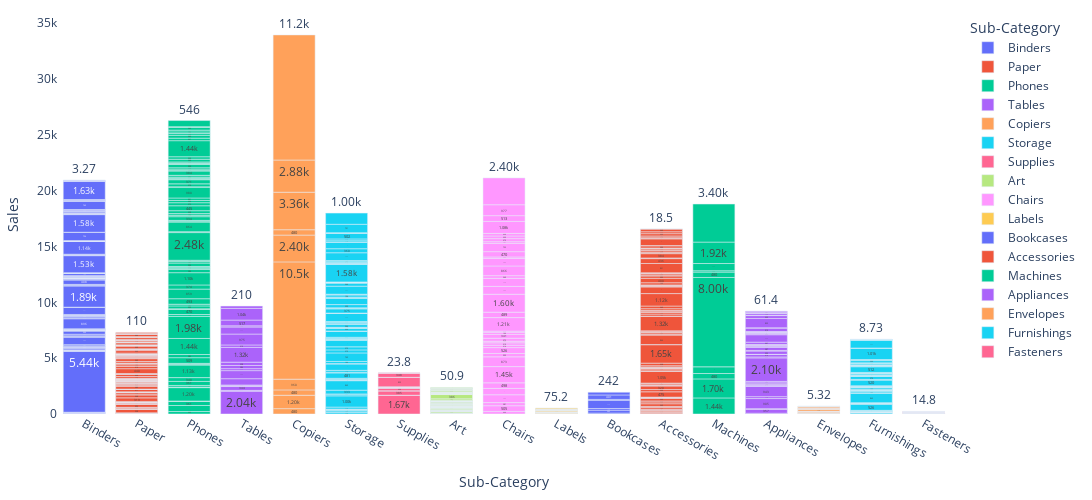

Notebook source saved alongside this figure:
### Code cell
#Interactive hystogram
import plotly.express as px
fig = px.bar(df, x='Sub-Category', y='Sales', text='Sales',
           	color ='Sub-Category')
fig.update_traces(texttemplate='%{text:.3s}', textposition='outside')
fig.update_layout({'plot_bgcolor': 'white',
                          	'paper_bgcolor': 'white'})
fig.update_layout(width=1100, height=500,
               margin = dict(t=15, l=15, r=15, b=15))
fig.show()

### Figure 1 — Plotly figure (JSON) as saved in the notebook; plotly's stock layout.template omitted (floating-point values rounded to 4 significant figures)
{"data": [{"alignmentgroup": "True", "hovertemplate": "Sub-Category=%{x}<br>Sales=%{text}<extra></extra>", "legendgroup": "Binders", "marker": {"color": "#636efa", "pattern": {"shape": ""}}, "name": "Binders", "offsetgroup": "Binders", "orientation": "v", "showlegend": true, "text": [11.54, 14.95, 21.96, 24.82, 38.39, 13.46, 16.03, 9.024, 10.8, 5444.0, 36.4, 41.28, 41.26, 24.32, 117.5, 124.8, 9.584, 18.28, 18.24, 150.8, 17.46, 5.346, 680.0, 13.13, 83.92, 8.26, 146.9, 299.5, 3.564, 21.31, 33.74, 11.52, 58.34, 1.908, 20.72, 38.16, 895.9, 82.4, 7.476, 153.6, 2.88, 39.58, 3.856, 61.04, 33.57, 631.2, 3.168, 10.4, 12.82, 1890.0, 54.9, 68.47, 11.81, 8.32, 408.0, 13.84, 14.02, 95.97, 4.24, 18.72, 18.37, 2.296, 19.68, 5.984, 73.34, 15.53, 1.68, 34.5, 10.36, 54.9, 183.0, 19.01, 9.984, 26.55, 13.9, 6.27, 1525.0, 26.16, 13.92, 4.554, 83.92, 1.188, 1141.0, 23.88, 10.33, 3.882, 46.67, 736.0, 5.682, 1578.0, 58.05, 20.16, 49.53, 33.44, 13.13, 119.6, 12.67, 102.4, 25.12, 15.92, 1.641, 762.6, 2.78, 33.93, 9.144, 7.312, 76.78, 3.132, 1633.0, 2.808, 3.168, 86.38, 3.273], "textposition": "outside", "texttemplate": "%{text:.3s}", "type": "bar", "x": ["Binders", "Binders", "Binders", "Binders", "Binders", "Binders", "Binders", "Binders", "Binders", "Binders", "Binders", "Binders", "Binders", "Binders", "Binders", "Binders", "Binders", "Binders", "Binders", "Binders", "Binders", "Binders", "Binders", "Binders", "Binders", "Binders", "Binders", "Binders", "Binders", "Binders", "Binders", "Binders", "Binders", "Binders", "Binders", "Binders", "Binders", "Binders", "Binders", "Binders", "Binders", "Binders", "Binders", "Binders", "Binders", "Binders", "Binders", "Binders", "Binders", "Binders", "Binders", "Binders", "Binders", "Binders", "Binders", "Binders", "Binders", "Binders", "Binders", "Binders", "Binders", "Binders", "Binders", "Binders", "Binders", "Binders", "Binders", "Binders", "Binders", "Binders", "Binders", "Binders", "Binders", "Binders", "Binders", "Binders", "Binders", "Binders", "Binders", "Binders", "Binders", "Binders", "Binders", "Binders", "Binders", "Binders", "Binders", "Binders", "Binders", "Binders", "Binders", "Binders", "Binders", "Binders", "Binders", "Binders", "Binders", "Binders", "Binders", "Binders", "Binders", "Binders", "Binders", "Binders", "Binders", "Binders", "Binders", "Binders", "Binders", "Binders", "Binders", "Binders", "Binders"], "xaxis": "x", "y": [11.54, 14.95, 21.96, 24.82, 38.39, 13.46, 16.03, 9.024, 10.8, 5444.0, 36.4, 41.28, 41.26, 24.32, 117.5, 124.8, 9.584, 18.28, 18.24, 150.8, 17.46, 5.346, 680.0, 13.13, 83.92, 8.26, 146.9, 299.5, 3.564, 21.31, 33.74, 11.52, 58.34, 1.908, 20.72, 38.16, 895.9, 82.4, 7.476, 153.6, 2.88, 39.58, 3.856, 61.04, 33.57, 631.2, 3.168, 10.4, 12.82, 1890.0, 54.9, 68.47, 11.81, 8.32, 408.0, 13.84, 14.02, 95.97, 4.24, 18.72, 18.37, 2.296, 19.68, 5.984, 73.34, 15.53, 1.68, 34.5, 10.36, 54.9, 183.0, 19.01, 9.984, 26.55, 13.9, 6.27, 1525.0, 26.16, 13.92, 4.554, 83.92, 1.188, 1141.0, 23.88, 10.33, 3.882, 46.67, 736.0, 5.682, 1578.0, 58.05, 20.16, 49.53, 33.44, 13.13, 119.6, 12.67, 102.4, 25.12, 15.92, 1.641, 762.6, 2.78, 33.93, 9.144, 7.312, 76.78, 3.132, 1633.0, 2.808, 3.168, 86.38, 3.273], "yaxis": "y"}, {"alignmentgroup": "True", "hovertemplate": "Sub-Category=%{x}<br>Sales=%{text}<extra></extra>", "legendgroup": "Paper", "marker": {"color": "#EF553B", "pattern": {"shape": ""}}, "name": "Paper", "offsetgroup": "Paper", "orientation": "v", "showlegend": true, "text": [15.55, 12.96, 16.9, 19.44, 25.92, 15.98, 307.8, 32.4, 97.82, 10.37, 45.68, 251.6, 49.12, 76.86, 28.9, 14.62, 38.88, 8.448, 10.37, 46.76, 319.0, 268.2, 19.44, 167.9, 25.34, 10.69, 40.08, 10.56, 211.0, 15.55, 12.96, 5.184, 279.9, 6.48, 8.56, 83.88, 87.92, 25.92, 54.82, 91.84, 10.82, 25.92, 20.54, 5.184, 27.74, 46.96, 12.96, 39.96, 19.44, 31.1, 32.4, 16.27, 36.29, 158.3, 219.8, 11.95, 16.03, 12.96, 440.2, 209.7, 139.9, 104.8, 26.72, 11.54, 143.9, 15.55, 244.6, 70.98, 20.74, 15.55, 9.248, 96.08, 47.95, 28.67, 40.99, 61.96, 6.68, 10.37, 19.44, 73.01, 223.1, 92.94, 12.96, 35.88, 19.44, 229.5, 79.92, 26.38, 10.37, 6.672, 189.7, 10.85, 7.968, 41.86, 19.44, 115.3, 37.94, 58.32, 166.4, 12.96, 12.96, 63.31, 204.9, 44.78, 5.78, 13.52, 109.9], "textposition": "outside", "texttemplate": "%{text:.3s}", "type": "bar", "x": ["Paper", "Paper", "Paper", "Paper", "Paper", "Paper", "Paper", "Paper", "Paper", "Paper", "Paper", "Paper", "Paper", "Paper", "Paper", "Paper", "Paper", "Paper", "Paper", "Paper", "Paper", "Paper", "Paper", "Paper", "Paper", "Paper", "Paper", "Paper", "Paper", "Paper", "Paper", "Paper", "Paper", "Paper", "Paper", "Paper", "Paper", "Paper", "Paper", "Paper", "Paper", "Paper", "Paper", "Paper", "Paper", "Paper", "Paper", "Paper", "Paper", "Paper", "Paper", "Paper", "Paper", "Paper", "Paper", "Paper", "Paper", "Paper", "Paper", "Paper", "Paper", "Paper", "Paper", "Paper", "Paper", "Paper", "Paper", "Paper", "Paper", "Paper", "Paper", "Paper", "Paper", "Paper", "Paper", "Paper", "Paper", "Paper", "Paper", "Paper", "Paper", "Paper", "Paper", "Paper", "Paper", "Paper", "Paper", "Paper", "Paper", "Paper", "Paper", "Paper", "Paper", "Paper", "Paper", "Paper", "Paper", "Paper", "Paper", "Paper", "Paper", "Paper", "Paper", "Paper", "Paper", "Paper", "Paper"], "xaxis": "x", "y": [15.55, 12.96, 16.9, 19.44, 25.92, 15.98, 307.8, 32.4, 97.82, 10.37, 45.68, 251.6, 49.12, 76.86, 28.9, 14.62, 38.88, 8.448, 10.37, 46.76, 319.0, 268.2, 19.44, 167.9, 25.34, 10.69, 40.08, 10.56, 211.0, 15.55, 12.96, 5.184, 279.9, 6.48, 8.56, 83.88, 87.92, 25.92, 54.82, 91.84, 10.82, 25.92, 20.54, 5.184, 27.74, 46.96, 12.96, 39.96, 19.44, 31.1, 32.4, 16.27, 36.29, 158.3, 219.8, 11.95, 16.03, 12.96, 440.2, 209.7, 139.9, 104.8, 26.72, 11.54, 143.9, 15.55, 244.6, 70.98, 20.74, 15.55, 9.248, 96.08, 47.95, 28.67, 40.99, 61.96, 6.68, 10.37, 19.44, 73.01, 223.1, 92.94, 12.96, 35.88, 19.44, 229.5, 79.92, 26.38, 10.37, 6.672, 189.7, 10.85, 7.968, 41.86, 19.44, 115.3, 37.94, 58.32, 166.4, 12.96, 12.96, 63.31, 204.9, 44.78, 5.78, 13.52, 109.9], "yaxis": "y"}, {"alignmentgroup": "True", "hovertemplate": "Sub-Category=%{x}<br>Sales=%{text}<extra></extra>", "legendgroup": "Phones", "marker": {"color": "#00cc96", "pattern": {"shape": ""}}, "name": "Phones", "offsetgroup": "Phones", "orientation": "v", "showlegend": true, "text": [222.0, 540.0, 361.4, 39.99, 1200.0, 52.79, 140.7, 361.4, 340.0, 1128.0, 39.99, 108.6, 508.8, 282.0, 1440.0, 1980.0, 164.4, 470.4, 39.96, 258.5, 151.2, 492.8, 859.2, 374.4, 1098.0, 285.6, 118.7, 95.99, 55.99, 302.4, 132.0, 120.0, 2480.0, 82.8, 863.9, 31.97, 89.9, 22, 333.6, 128.8, 147.2, 258.0, 444.8, 272.0, 201.6, 220.8, 980.0, 15.98, 270.0, 370.8, 69.93, 71.98, 90.93, 160.9, 384.0, 97.98, 16.68, 168.0, 300.0, 79.1, 65.99, 89.99, 240.0, 219.8, 1440.0, 227.5, 259.9, 158.4, 137.9, 160.8, 240.0, 71.95, 546.1], "textposition": "outside", "texttemplate": "%{text:.3s}", "type": "bar", "x": ["Phones", "Phones", "Phones", "Phones", "Phones", "Phones", "Phones", "Phones", "Phones", "Phones", "Phones", "Phones", "Phones", "Phones", "Phones", "Phones", "Phones", "Phones", "Phones", "Phones", "Phones", "Phones", "Phones", "Phones", "Phones", "Phones", "Phones", "Phones", "Phones", "Phones", "Phones", "Phones", "Phones", "Phones", "Phones", "Phones", "Phones", "Phones", "Phones", "Phones", "Phones", "Phones", "Phones", "Phones", "Phones", "Phones", "Phones", "Phones", "Phones", "Phones", "Phones", "Phones", "Phones", "Phones", "Phones", "Phones", "Phones", "Phones", "Phones", "Phones", "Phones", "Phones", "Phones", "Phones", "Phones", "Phones", "Phones", "Phones", "Phones", "Phones", "Phones", "Phones", "Phones"], "xaxis": "x", "y": [222.0, 540.0, 361.4, 39.99, 1200.0, 52.79, 140.7, 361.4, 340.0, 1128.0, 39.99, 108.6, 508.8, 282.0, 1440.0, 1980.0, 164.4, 470.4, 39.96, 258.5, 151.2, 492.8, 859.2, 374.4, 1098.0, 285.6, 118.7, 95.99, 55.99, 302.4, 132.0, 120.0, 2480.0, 82.8, 863.9, 31.97, 89.9, 22, 333.6, 128.8, 147.2, 258.0, 444.8, 272.0, 201.6, 220.8, 980.0, 15.98, 270.0, 370.8, 69.93, 71.98, 90.93, 160.9, 384.0, 97.98, 16.68, 168.0, 300.0, 79.1, 65.99, 89.99, 240.0, 219.8, 1440.0, 227.5, 259.9, 158.4, 137.9, 160.8, 240.0, 71.95, 546.1], "yaxis": "y"}, {"alignmentgroup": "True", "hovertemplate": "Sub-Category=%{x}<br>Sales=%{text}<extra></extra>", "legendgroup": "Tables", "marker": {"color": "#ab63fa", "pattern": {"shape": ""}}, "name": "Tables", "offsetgroup": "Tables", "orientation": "v", "showlegend": true, "text": [2037.0, 79.97, 343.9, 70.98, 66.64, 562.3, 721.9, 177.2, 284.4, 298.1, 1322.0, 219.1, 975.0, 630.0, 102.4, 517.4, 1045.0, 210.0], "textposition": "outside", "texttemplate": "%{text:.3s}", "type": "bar", "x": ["Tables", "Tables", "Tables", "Tables", "Tables", "Tables", "Tables", "Tables", "Tables", "Tables", "Tables", "Tables", "Tables", "Tables", "Tables", "Tables", "Tables", "Tables"], "xaxis": "x", "y": [2037.0, 79.97, 343.9, 70.98, 66.64, 562.3, 721.9, 177.2, 284.4, 298.1, 1322.0, 219.1, 975.0, 630.0, 102.4, 517.4, 1045.0, 210.0], "yaxis": "y"}, {"alignmentgroup": "True", "hovertemplate": "Sub-Category=%{x}<br>Sales=%{text}<extra></extra>", "legendgroup": "Copiers", "marker": {"color": "#FFA15A", "pattern": {"shape": ""}}, "name": "Copiers", "offsetgroup": "Copiers", "orientation": "v", "showlegend": true, "text": [480.0, 1200.0, 480.0, 960.0, 10500.0, 2400.0, 480.0, 3360.0, 2880.0, 11200.0], "textposition": "outside", "texttemplate": "%{text:.3s}", "type": "bar", "x": ["Copiers", "Copiers", "Copiers", "Copiers", "Copiers", "Copiers", "Copiers", "Copiers", "Copiers", "Copiers"], "xaxis": "x", "y": [480.0, 1200.0, 480.0, 960.0, 10500.0, 2400.0, 480.0, 3360.0, 2880.0, 11200.0], "yaxis": "y"}, {"alignmentgroup": "True", "hovertemplate": "Sub-Category=%{x}<br>Sales=%{text}<extra></extra>", "legendgroup": "Storage", "marker": {"color": "#19d3f3", "pattern": {"shape": ""}}, "name": "Storage", "offsetgroup": "Storage", "orientation": "v", "showlegend": true, "text": [127.9, 143.7, 59.71, 70.26, 40.29, 177.6, 1004.0, 166.7, 10.48, 333.1, 848.5, 56.56, 33.29, 10.68, 114.3, 481.3, 61.57, 169.7, 572.6, 31.16, 191.9, 763.4, 272.9, 272.9, 580.7, 64.78, 65.12, 45.25, 99.87, 544.4, 16.78, 228.9, 54.5, 48.86, 243.9, 81.36, 95.94, 99.87, 725.8, 29.79, 375.3, 39.9, 51.17, 290.3, 571.4, 32.7, 63.84, 193.9, 35.48, 31.44, 720.8, 264.3, 83.76, 14.9, 14.03, 4.768, 1575.0, 37.39, 54.19, 13.72, 81.4, 106.0, 37.68, 704.8, 360.4, 577.6, 8.928, 118.2, 173.8, 501.8, 10.9, 46.26, 750.7, 1000.0], "textposition": "outside", "texttemplate": "%{text:.3s}", "type": "bar", "x": ["Storage", "Storage", "Storage", "Storage", "Storage", "Storage", "Storage", "Storage", "Storage", "Storage", "Storage", "Storage", "Storage", "Storage", "Storage", "Storage", "Storage", "Storage", "Storage", "Storage", "Storage", "Storage", "Storage", "Storage", "Storage", "Storage", "Storage", "Storage", "Storage", "Storage", "Storage", "Storage", "Storage", "Storage", "Storage", "Storage", "Storage", "Storage", "Storage", "Storage", "Storage", "Storage", "Storage", "Storage", "Storage", "Storage", "Storage", "Storage", "Storage", "Storage", "Storage", "Storage", "Storage", "Storage", "Storage", "Storage", "Storage", "Storage", "Storage", "Storage", "Storage", "Storage", "Storage", "Storage", "Storage", "Storage", "Storage", "Storage", "Storage", "Storage", "Storage", "Storage", "Storage", "Storage"], "xaxis": "x", "y": [127.9, 143.7, 59.71, 70.26, 40.29, 177.6, 1004.0, 166.7, 10.48, 333.1, 848.5, 56.56, 33.29, 10.68, 114.3, 481.3, 61.57, 169.7, 572.6, 31.16, 191.9, 763.4, 272.9, 272.9, 580.7, 64.78, 65.12, 45.25, 99.87, 544.4, 16.78, 228.9, 54.5, 48.86, 243.9, 81.36, 95.94, 99.87, 725.8, 29.79, 375.3, 39.9, 51.17, 290.3, 571.4, 32.7, 63.84, 193.9, 35.48, 31.44, 720.8, 264.3, 83.76, 14.9, 14.03, 4.768, 1575.0, 37.39, 54.19, 13.72, 81.4, 106.0, 37.68, 704.8, 360.4, 577.6, 8.928, 118.2, 173.8, 501.8, 10.9, 46.26, 750.7, 1000.0], "yaxis": "y"}, {"alignmentgroup": "True", "hovertemplate": "Sub-Category=%{x}<br>Sales=%{text}<extra></extra>", "legendgroup": "Supplies", "marker": {"color": "#FF6692", "pattern": {"shape": ""}}, "name": "Supplies", "offsetgroup": "Supplies", "orientation": "v", "showlegend": true, "text": [1666.0, 14.72, 384.6, 21.96, 238.6, 4.36, 5.552, 49.5, 25.5, 17.22, 17.76, 835.2, 6.208, 347.6, 25.02, 23.76], "textposition": "outside", "texttemplate": "%{text:.3s}", "type": "bar", "x": ["Supplies", "Supplies", "Supplies", "Supplies", "Supplies", "Supplies", "Supplies", "Supplies", "Supplies", "Supplies", "Supplies", "Supplies", "Supplies", "Supplies", "Supplies", "Supplies"], "xaxis": "x", "y": [1666.0, 14.72, 384.6, 21.96, 238.6, 4.36, 5.552, 49.5, 25.5, 17.22, 17.76, 835.2, 6.208, 347.6, 25.02, 23.76], "yaxis": "y"}, {"alignmentgroup": "True", "hovertemplate": "Sub-Category=%{x}<br>Sales=%{text}<extra></extra>", "legendgroup": "Art", "marker": {"color": "#B6E880", "pattern": {"shape": ""}}, "name": "Art", "offsetgroup": "Art", "orientation": "v", "showlegend": true, "text": [23.1, 4.704, 18.7, 12.84, 5.248, 9.344, 10.64, 101.9, 34.65, 11.16, 5.98, 32.78, 6.63, 13.9, 16.4, 40.88, 31.74, 13.9, 16.52, 95.92, 7.58, 55.33, 2.48, 8.76, 38.82, 12.26, 8.016, 23.36, 23.83, 6.63, 19.73, 23.1, 35.71, 54.34, 27.17, 12.42, 17.12, 34.24, 5.248, 4.17, 35.4, 38.86, 16.56, 75.48, 6.672, 13.34, 6.56, 5.304, 20.64, 7.056, 8.256, 3.52, 13.25, 47.96, 131.9, 385.6, 17.86, 8.8, 17.28, 30.32, 6.72, 27.76, 11.76, 9.912, 17.12, 36.44, 7.872, 11.33, 6.99, 12.16, 99.2, 31.78, 15.92, 9.912, 6.368, 109.9, 10.19, 11.68, 5.76, 5.16, 8.94, 47.62, 50.94], "textposition": "outside", "texttemplate": "%{text:.3s}", "type": "bar", "x": ["Art", "Art", "Art", "Art", "Art", "Art", "Art", "Art", "Art", "Art", "Art", "Art", "Art", "Art", "Art", "Art", "Art", "Art", "Art", "Art", "Art", "Art", "Art", "Art", "Art", "Art", "Art", "Art", "Art", "Art", "Art", "Art", "Art", "Art", "Art", "Art", "Art", "Art", "Art", "Art", "Art", "Art", "Art", "Art", "Art", "Art", "Art", "Art", "Art", "Art", "Art", "Art", "Art", "Art", "Art", "Art", "Art", "Art", "Art", "Art", "Art", "Art", "Art", "Art", "Art", "Art", "Art", "Art", "Art", "Art", "Art", "Art", "Art", "Art", "Art", "Art", "Art", "Art", "Art", "Art", "Art", "Art", "Art"], "xaxis": "x", "y": [23.1, 4.704, 18.7, 12.84, 5.248, 9.344, 10.64, 101.9, 34.65, 11.16, 5.98, 32.78, 6.63, 13.9, 16.4, 40.88, 31.74, 13.9, 16.52, 95.92, 7.58, 55.33, 2.48, 8.76, 38.82, 12.26, 8.016, 23.36, 23.83, 6.63, 19.73, 23.1, 35.71, 54.34, 27.17, 12.42, 17.12, 34.24, 5.248, 4.17, 35.4, 38.86, 16.56, 75.48, 6.672, 13.34, 6.56, 5.304, 20.64, 7.056, 8.256, 3.52, 13.25, 47.96, 131.9, 385.6, 17.86, 8.8, 17.28, 30.32, 6.72, 27.76, 11.76, 9.912, 17.12, 36.44, 7.872, 11.33, 6.99, 12.16, 99.2, 31.78, 15.92, 9.912, 6.368, 109.9, 10.19, 11.68, 5.76, 5.16, 8.94, 47.62, 50.94], "yaxis": "y"}, {"alignmentgroup": "True", "hovertemplate": "Sub-Category=%{x}<br>Sales=%{text}<extra></extra>", "legendgroup": "Chairs", "marker": {"color": "#FF97FF", "pattern": {"shape": ""}}, "name": "Chairs", "offsetgroup": "Chairs", "orientation": "v", "showlegend": true, "text": [233.1, 504.9, 280.8, 702.0, 569.6, 498.3, 1455.0, 872.9, 302.9, 526.3, 215.5, 209.6, 145.8, 271.8, 340.7, 195.1, 97.57, 1208.0, 488.6, 1603.0, 702.0, 723.9, 240.0, 866.4, 684.0, 127.4, 470.3, 751.9, 141.4, 272.6, 239.4, 225.3, 1079.0, 513.0, 977.3, 2405.0], "textposition": "outside", "texttemplate": "%{text:.3s}", "type": "bar", "x": ["Chairs", "Chairs", "Chairs", "Chairs", "Chairs", "Chairs", "Chairs", "Chairs", "Chairs", "Chairs", "Chairs", "Chairs", "Chairs", "Chairs", "Chairs", "Chairs", "Chairs", "Chairs", "Chairs", "Chairs", "Chairs", "Chairs", "Chairs", "Chairs", "Chairs", "Chairs", "Chairs", "Chairs", "Chairs", "Chairs", "Chairs", "Chairs", "Chairs", "Chairs", "Chairs", "Chairs"], "xaxis": "x", "y": [233.1, 504.9, 280.8, 702.0, 569.6, 498.3, 1455.0, 872.9, 302.9, 526.3, 215.5, 209.6, 145.8, 271.8, 340.7, 195.1, 97.57, 1208.0, 488.6, 1603.0, 702.0, 723.9, 240.0, 866.4, 684.0, 127.4, 470.3, 751.9, 141.4, 272.6, 239.4, 225.3, 1079.0, 513.0, 977.3, 2405.0], "yaxis": "y"}, {"alignmentgroup": "True", "hovertemplate": "Sub-Category=%{x}<br>Sales=%{text}<extra></extra>", "legendgroup": "Labels", "marker": {"color": "#FECB52", "pattern": {"shape": ""}}, "name": "Labels", "offsetgroup": "Labels", "orientation": "v", "showlegend": true, "text": [14.4, 7.968, 14.73, 20.66, 11.07, 5.904, 50.4, 9.82, 6, 5.04, 9.856, 12.39, 17.71, 3.75, 72.45, 43.86, 14.73, 11.07, 5.78, 29.6, 5.76, 5.76, 11.95, 13.05, 21.93, 15.94, 25.83, 75.18], "textposition": "outside", "texttemplate": "%{text:.3s}", "type": "bar", "x": ["Labels", "Labels", "Labels", "Labels", "Labels", "Labels", "Labels", "Labels", "Labels", "Labels", "Labels", "Labels", "Labels", "Labels", "Labels", "Labels", "Labels", "Labels", "Labels", "Labels", "Labels", "Labels", "Labels", "Labels", "Labels", "Labels", "Labels", "Labels"], "xaxis": "x", "y": [14.4, 7.968, 14.73, 20.66, 11.07, 5.904, 50.4, 9.82, 6, 5.04, 9.856, 12.39, 17.71, 3.75, 72.45, 43.86, 14.73, 11.07, 5.78, 29.6, 5.76, 5.76, 11.95, 13.05, 21.93, 15.94, 25.83, 75.18], "yaxis": "y"}, {"alignmentgroup": "True", "hovertemplate": "Sub-Category=%{x}<br>Sales=%{text}<extra></extra>", "legendgroup": "Bookcases", "marker": {"color": "#636efa", "pattern": {"shape": ""}}, "name": "Bookcases", "offsetgroup": "Bookcases", "orientation": "v", "showlegend": true, "text": [81.94, 262.0, 148.3, 723.9, 89.99, 400.8, 242.0], "textposition": "outside", "texttemplate": "%{text:.3s}", "type": "bar", "x": ["Bookcases", "Bookcases", "Bookcases", "Bookcases", "Bookcases", "Bookcases", "Bookcases"], "xaxis": "x", "y": [81.94, 262.0, 148.3, 723.9, 89.99, 400.8, 242.0], "yaxis": "y"}, {"alignmentgroup": "True", "hovertemplate": "Sub-Category=%{x}<br>Sales=%{text}<extra></extra>", "legendgroup": "Accessories", "marker": {"color": "#EF553B", "pattern": {"shape": ""}}, "name": "Accessories", "offsetgroup": "Accessories", "orientation": "v", "showlegend": true, "text": [47.98, 85.2, 116.3, 71, 59.97, 52, 143.7, 95.98, 6.9, 240.0, 160.0, 95.98, 239.9, 20.37, 59.97, 18, 474.9, 199.8, 320.0, 39.26, 59.97, 99.99, 62.35, 1049.0, 43.5, 160.0, 54.38, 41.6, 79.99, 16.59, 111.8, 228.0, 1650.0, 14.2, 843.9, 50, 149.9, 59.98, 46.86, 74.11, 1320.0, 2.97, 179.9, 159.8, 59.98, 99.99, 160.0, 240.0, 1116.0, 595, 71.98, 24, 39.98, 47.99, 192.0, 399.9, 205.0, 79.99, 120.0, 58.58, 29, 831.2, 435.8, 60.86, 384.0, 71.98, 82.95, 128.0, 132.5, 39.98, 47.97, 200.0, 19.99, 600.0, 47.98, 113.5, 104.8, 199.9, 169.1, 240.0, 18.53], "textposition": "outside", "texttemplate": "%{text:.3s}", "type": "bar", "x": ["Accessories", "Accessories", "Accessories", "Accessories", "Accessories", "Accessories", "Accessories", "Accessories", "Accessories", "Accessories", "Accessories", "Accessories", "Accessories", "Accessories", "Accessories", "Accessories", "Accessories", "Accessories", "Accessories", "Accessories", "Accessories", "Accessories", "Accessories", "Accessories", "Accessories", "Accessories", "Accessories", "Accessories", "Accessories", "Accessories", "Accessories", "Accessories", "Accessories", "Accessories", "Accessories", "Accessories", "Accessories", "Accessories", "Accessories", "Accessories", "Accessories", "Accessories", "Accessories", "Accessories", "Accessories", "Accessories", "Accessories", "Accessories", "Accessories", "Accessories", "Accessories", "Accessories", "Accessories", "Accessories", "Accessories", "Accessories", "Accessories", "Accessories", "Accessories", "Accessories", "Accessories", "Accessories", "Accessories", "Accessories", "Accessories", "Accessories", "Accessories", "Accessories", "Accessories", "Accessories", "Accessories", "Accessories", "Accessories", "Accessories", "Accessories", "Accessories", "Accessories", "Accessories", "Accessories", "Accessories", "Accessories"], "xaxis": "x", "y": [47.98, 85.2, 116.3, 71, 59.97, 52, 143.7, 95.98, 6.9, 240.0, 160.0, 95.98, 239.9, 20.37, 59.97, 18, 474.9, 199.8, 320.0, 39.26, 59.97, 99.99, 62.35, 1049.0, 43.5, 160.0, 54.38, 41.6, 79.99, 16.59, 111.8, 228.0, 1650.0, 14.2, 843.9, 50, 149.9, 59.98, 46.86, 74.11, 1320.0, 2.97, 179.9, 159.8, 59.98, 99.99, 160.0, 240.0, 1116.0, 595, 71.98, 24, 39.98, 47.99, 192.0, 399.9, 205.0, 79.99, 120.0, 58.58, 29, 831.2, 435.8, 60.86, 384.0, 71.98, 82.95, 128.0, 132.5, 39.98, 47.97, 200.0, 19.99, 600.0, 47.98, 113.5, 104.8, 199.9, 169.1, 240.0, 18.53], "yaxis": "y"}, {"alignmentgroup": "True", "hovertemplate": "Sub-Category=%{x}<br>Sales=%{text}<extra></extra>", "legendgroup": "Machines", "marker": {"color": "#00cc96", "pattern": {"shape": ""}}, "name": "Machines", "offsetgroup": "Machines", "orientation": "v", "showlegend": true, "text": [1440.0, 1705.0, 480.0, 600.0, 8000.0, 480, 120, 649, 1920.0, 3404.0], "textposition": "outside", "texttemplate": "%{text:.3s}", "type": "bar", "x": ["Machines", "Machines", "Machines", "Machines", "Machines", "Machines", "Machines", "Machines", "Machines", "Machines"], "xaxis": "x", "y": [1440.0, 1705.0, 480.0, 600.0, 8000.0, 480, 120, 649, 1920.0, 3404.0], "yaxis": "y"}, {"alignmentgroup": "True", "hovertemplate": "Sub-Category=%{x}<br>Sales=%{text}<extra></extra>", "legendgroup": "Appliances", "marker": {"color": "#ab63fa", "pattern": {"shape": ""}}, "name": "Appliances", "offsetgroup": "Appliances", "orientation": "v", "showlegend": true, "text": [69.48, 356.8, 52.27, 904.9, 168.1, 942.8, 1.392, 81.57, 120.0, 1.624, 161.6, 58.73, 2105.0, 90.86, 214.9, 11.65, 294.6, 54.32, 286.9, 48.78, 80.48, 66.28, 45.22, 9.324, 207.5, 663.9, 83.9, 58.46, 61.44, 48.36, 35.91, 314.6, 15.22, 839.4, 254.9, 23.99, 14.34, 152.9, 54.96, 98.11, 61.44], "textposition": "outside", "texttemplate": "%{text:.3s}", "type": "bar", "x": ["Appliances", "Appliances", "Appliances", "Appliances", "Appliances", "Appliances", "Appliances", "Appliances", "Appliances", "Appliances", "Appliances", "Appliances", "Appliances", "Appliances", "Appliances", "Appliances", "Appliances", "Appliances", "Appliances", "Appliances", "Appliances", "Appliances", "Appliances", "Appliances", "Appliances", "Appliances", "Appliances", "Appliances", "Appliances", "Appliances", "Appliances", "Appliances", "Appliances", "Appliances", "Appliances", "Appliances", "Appliances", "Appliances", "Appliances", "Appliances", "Appliances"], "xaxis": "x", "y": [69.48, 356.8, 52.27, 904.9, 168.1, 942.8, 1.392, 81.57, 120.0, 1.624, 161.6, 58.73, 2105.0, 90.86, 214.9, 11.65, 294.6, 54.32, 286.9, 48.78, 80.48, 66.28, 45.22, 9.324, 207.5, 663.9, 83.9, 58.46, 61.44, 48.36, 35.91, 314.6, 15.22, 839.4, 254.9, 23.99, 14.34, 152.9, 54.96, 98.11, 61.44], "yaxis": "y"}, {"alignmentgroup": "True", "hovertemplate": "Sub-Category=%{x}<br>Sales=%{text}<extra></extra>", "legendgroup": "Envelopes", "marker": {"color": "#FFA15A", "pattern": {"shape": ""}}, "name": "Envelopes", "offsetgroup": "Envelopes", "orientation": "v", "showlegend": true, "text": [15.28, 24.45, 40.75, 42.68, 10.86, 8.96, 70.08, 23.34, 16.74, 7.824, 168.0, 14.35, 28.75, 31.68, 59.75, 114.8, 7.28, 5.32], "textposition": "outside", "texttemplate": "%{text:.3s}", "type": "bar", "x": ["Envelopes", "Envelopes", "Envelopes", "Envelopes", "Envelopes", "Envelopes", "Envelopes", "Envelopes", "Envelopes", "Envelopes", "Envelopes", "Envelopes", "Envelopes", "Envelopes", "Envelopes", "Envelopes", "Envelopes", "Envelopes"], "xaxis": "x", "y": [15.28, 24.45, 40.75, 42.68, 10.86, 8.96, 70.08, 23.34, 16.74, 7.824, 168.0, 14.35, 28.75, 31.68, 59.75, 114.8, 7.28, 5.32], "yaxis": "y"}, {"alignmentgroup": "True", "hovertemplate": "Sub-Category=%{x}<br>Sales=%{text}<extra></extra>", "legendgroup": "Furnishings", "marker": {"color": "#19d3f3", "pattern": {"shape": ""}}, "name": "Furnishings", "offsetgroup": "Furnishings", "orientation": "v", "showlegend": true, "text": [9.24, 22.61, 101.1, 25.18, 19.1, 14.27, 6.464, 45.89, 41.96, 41.96, 526.5, 82.38, 39.96, 41.37, 842.7, 32.78, 129.9, 86.62, 30.34, 99.95, 7.4, 139.6, 27.46, 47.94, 20.1, 47.12, 520.0, 8.544, 28.4, 11.35, 274.2, 32.04, 61.1, 42.6, 126.3, 17.31, 50.5, 7.712, 12.32, 511.5, 54.99, 79.92, 13.59, 25.83, 129.9, 41.96, 199.8, 80.96, 15.92, 1007.0, 27.58, 692.5, 34.92, 24.05, 3.312, 13.36, 8.73], "textposition": "outside", "texttemplate": "%{text:.3s}", "type": "bar", "x": ["Furnishings", "Furnishings", "Furnishings", "Furnishings", "Furnishings", "Furnishings", "Furnishings", "Furnishings", "Furnishings", "Furnishings", "Furnishings", "Furnishings", "Furnishings", "Furnishings", "Furnishings", "Furnishings", "Furnishings", "Furnishings", "Furnishings", "Furnishings", "Furnishings", "Furnishings", "Furnishings", "Furnishings", "Furnishings", "Furnishings", "Furnishings", "Furnishings", "Furnishings", "Furnishings", "Furnishings", "Furnishings", "Furnishings", "Furnishings", "Furnishings", "Furnishings", "Furnishings", "Furnishings", "Furnishings", "Furnishings", "Furnishings", "Furnishings", "Furnishings", "Furnishings", "Furnishings", "Furnishings", "Furnishings", "Furnishings", "Furnishings", "Furnishings", "Furnishings", "Furnishings", "Furnishings", "Furnishings", "Furnishings", "Furnishings", "Furnishings"], "xaxis": "x", "y": [9.24, 22.61, 101.1, 25.18, 19.1, 14.27, 6.464, 45.89, 41.96, 41.96, 526.5, 82.38, 39.96, 41.37, 842.7, 32.78, 129.9, 86.62, 30.34, 99.95, 7.4, 139.6, 27.46, 47.94, 20.1, 47.12, 520.0, 8.544, 28.4, 11.35, 274.2, 32.04, 61.1, 42.6, 126.3, 17.31, 50.5, 7.712, 12.32, 511.5, 54.99, 79.92, 13.59, 25.83, 129.9, 41.96, 199.8, 80.96, 15.92, 1007.0, 27.58, 692.5, 34.92, 24.05, 3.312, 13.36, 8.73], "yaxis": "y"}, {"alignmentgroup": "True", "hovertemplate": "Sub-Category=%{x}<br>Sales=%{text}<extra></extra>", "legendgroup": "Fasteners", "marker": {"color": "#FF6692", "pattern": {"shape": ""}}, "name": "Fasteners", "offsetgroup": "Fasteners", "orientation": "v", "showlegend": true, "text": [4.824, 19.6, 25.25, 25.06, 3.552, 10.82, 5.584, 7.9, 8.376, 3.024, 23.55, 16, 2.896, 18.24, 6.03, 6.54, 29.61, 2.368, 14.82], "textposition": "outside", "texttemplate": "%{text:.3s}", "type": "bar", "x": ["Fasteners", "Fasteners", "Fasteners", "Fasteners", "Fasteners", "Fasteners", "Fasteners", "Fasteners", "Fasteners", "Fasteners", "Fasteners", "Fasteners", "Fasteners", "Fasteners", "Fasteners", "Fasteners", "Fasteners", "Fasteners", "Fasteners"], "xaxis": "x", "y": [4.824, 19.6, 25.25, 25.06, 3.552, 10.82, 5.584, 7.9, 8.376, 3.024, 23.55, 16, 2.896, 18.24, 6.03, 6.54, 29.61, 2.368, 14.82], "yaxis": "y"}], "layout": {"barmode": "relative", "height": 500, "legend": {"title": {"text": "Sub-Category"}, "tracegroupgap": 0}, "margin": {"b": 15, "l": 15, "r": 15, "t": 15}, "paper_bgcolor": "white", "plot_bgcolor": "white", "width": 1100, "xaxis": {"anchor": "y", "categoryarray": ["Binders", "Paper", "Phones", "Tables", "Copiers", "Storage", "Supplies", "Art", "Chairs", "Labels", "Bookcases", "Accessories", "Machines", "Appliances", "Envelopes", "Furnishings", "Fasteners"], "categoryorder": "array", "domain": [0, 1], "title": {"text": "Sub-Category"}}, "yaxis": {"anchor": "x", "domain": [0, 1], "title": {"text": "Sales"}}}}
